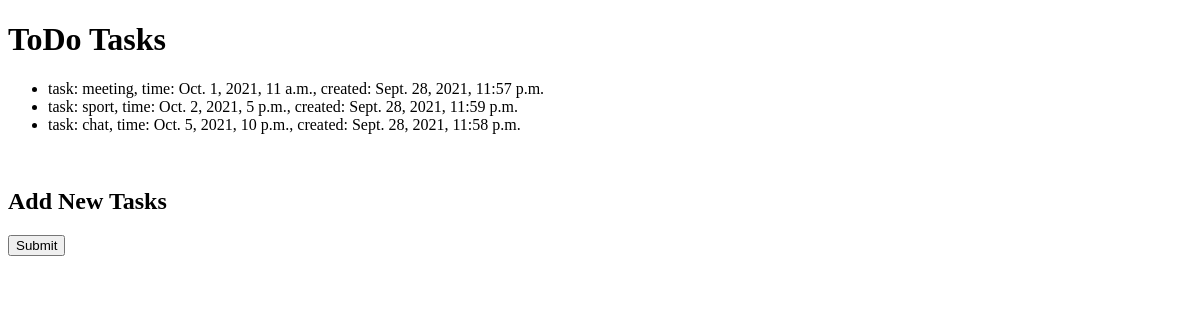
Page /todo_list/ on the earlier database version.
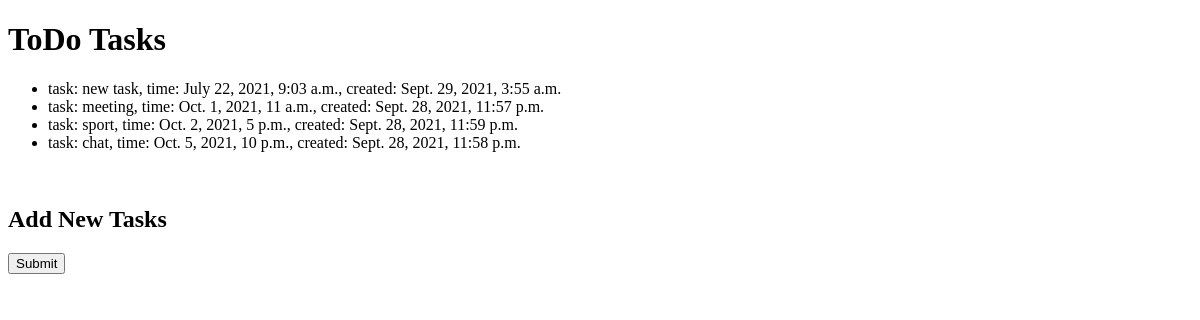
Same page on the later database version.
### todo_app/models.py (models this page shows, shortened)
class ToDo(models.Model):
    task = models.CharField(max_length=1000)
    create_time = models.DateTimeField(auto_now_add=True)
    handle_time = models.DateTimeField()

### todo_app/views.py (the view)
# urls.py: path('todo_list/', views.ToDoListView.as_view()),
class ToDoListView(APIView):
    def get(self, request):
        try:
            todo = ToDo.objects.all().order_by('handle_time')
            context = {'list':todo}
        except ToDo.DoesNotExist:
            raise Http404('Record not found')
        return render(request, 'todo_list.html', context)

### todo_app/templates/todo_list.html (shortened to what this page needs)
<!DOCTYPE html>
<html lang="en">
<head>
</head>
<body>
    <h1>ToDo Tasks</h1>
    <ul>
      {% for t in list %}
        <li>task: {{ t.task }},
            time: {{ t.handle_time }},
            created: {{ t.create_time }}
        </li>
      {% endfor %}
    </ul>
    <br>
    <h2>Add New Tasks</h1>
    <form method="POST">
        <input type="submit" value="Submit">
    </form>
</body>
</html>

Differences in the rows shown:
added ToDo: task "new task", handle_time "July 22, 2021, 9:03 a.m.", create_time "Sept. 29, 2021, 3:55 a.m."
